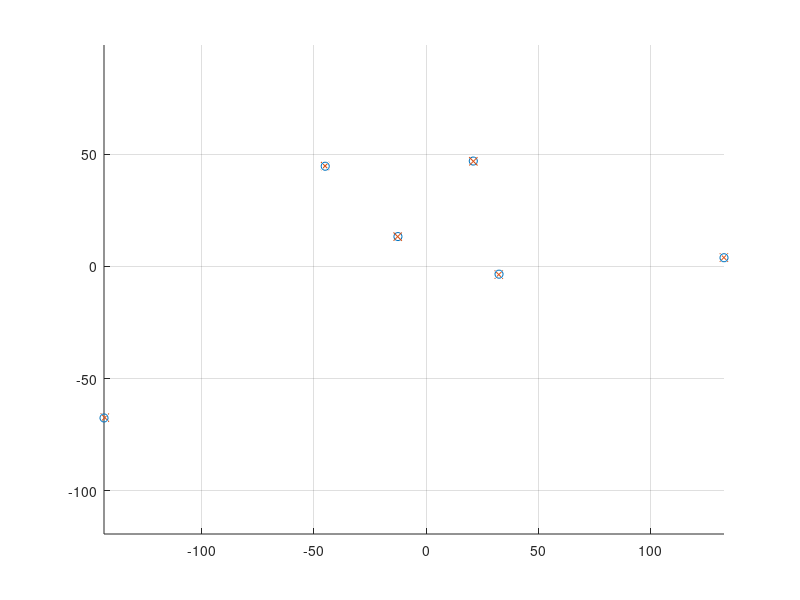
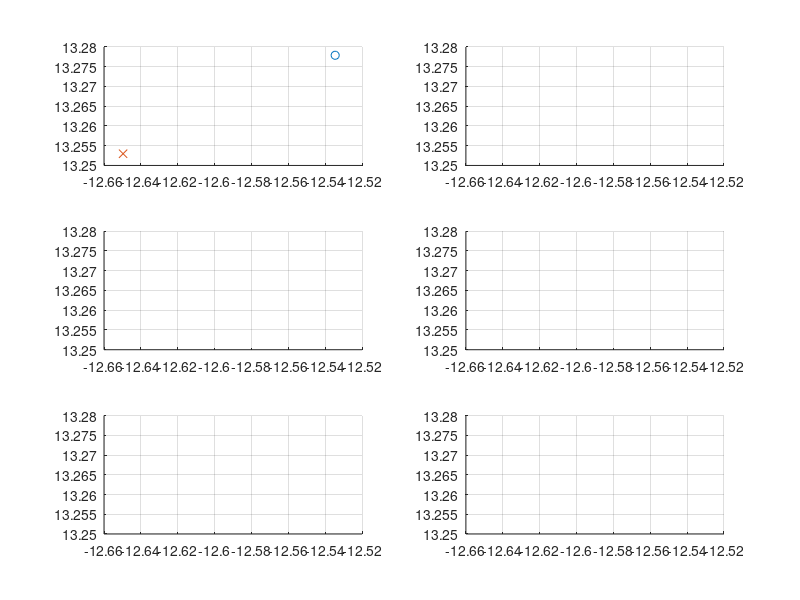

MATLAB code for these plots, in order: (Note: this script raises an error after producing the figures.)
clear all;
% close all;
clc;

%生成原始点集
% X=[];Y=[];Z=[];
% for i=-180:2:180
%     for j=-90:2:90
%         x = i * pi / 180.0;
%         y = j * pi / 180.0;
%         X =[X,cos(y) * cos(x)];
%         Y =[Y,sin(y) * cos(x)];
%         Z =[Z,sin(x)];
%     end
% end
% P=[X(1:3000)' Y(1:3000)' Z(1:3000)'];
% 
% %生成变换后点集
% i=0.5;j=0.3;k=0.7;
% Rx=[1 0 0;0 cos(i) -sin(i); 0 sin(i) cos(i)];
% Ry=[cos(j) 0 sin(j);0 1 0;-sin(j) 0 cos(j)];
% Rz=[cos(k) -sin(k) 0;sin(k) cos(k) 0;0 0 1];
% R=Rx*Ry*Rz;
% X=P*R + [0.2,0.3,0.4];
X=[
 -12.5346  13.2779  655.1879  
-44.9164  44.5980  646.4320  
21.0272  46.9080  626.4498  
32.4891  -3.4727  615.2044  
132.6915  3.8549  781.1376  
-143.4517  -67.5101  788.5839  
];

P=[
 439.2994  482.0132  195.0353  
405.5923  454.0397  209.1639  
472.1055  450.4562  226.4833  
486.6809  501.2429  231.3146  
580.0391  466.0369  64.8849  
308.6804  552.4147  56.5253  
];
% plot3(P(:,1),P(:,2),P(:,3),'b.');
% hold on;
% plot3(X(:,1),X(:,2),X(:,3),'r.');

%计算点集均值
up = mean(P);
ux = mean(X);

P1=P-up;
X1=X-ux;

%计算点集协方差
sigma=P1'*X1/(length(X1));

[u s v] = svd(sigma);
RR=u*v';

%计算平移向量
qr=ux-up*RR;

%验证旋转矩阵与平移向量正确性
Pre = P*RR+qr;

figure(1)
clf
hold on
grid on
% plot3(P(:,1),P(:,2),P(:,3),'');
plot3(X(:,1),X(:,2),X(:,3),' o');
plot3(Pre(:,1),Pre(:,2),Pre(:,3),' x');
axis equal


figure(2)
clf
for i=1:6
ax(i)=subplot(3,2,i)
    hold on
    grid on
    plot3(X(i,1),X(i,2),X(i,3),' o');
    plot3(Pre(i,1),Pre(i,2),Pre(i,3),' x');
end
linkaxes(ax,'xy')

for i=1:size(X,1)
    dx = X-Pre;
    norm_dx(i) = norm(dx(i,:));
end
TT=[RR qr';0,0,0,1;]

figure(3)
clf
x1=rand(30,2);
y1=rand(50,2);
% subplot(2,2,1),plot(x1);
% subplot(2,2,2),plot(y1);
% subplot(2,2,3),plot(x1);
% subplot(2,2,4),plot(y1);
t=tiledlayout(2,2,'TileSpacing','Compact','Padding','Compact');
nexttile
plot(x1)
nexttile
plot(y1)
nexttile
plot(x1)
nexttile
plot(y1)

figure(4)
clf
subplot('Position',[0.13,0.56,0.37,0.37]),plot(x1);
subplot('Position',[0.54,0.56,0.37,0.37]),plot(y1);
subplot('Position',[0.13,0.11,0.37,0.37]),plot(x1);
subplot('Position',[0.54,0.11,0.37,0.37]),plot(y1);

